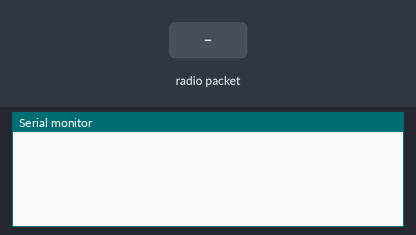
A sketch run on a simulated Arduino Uno, built with avr-gcc and run on an emulated ATmega328P. Shown: the last lines printed to the serial monitor. The test bench sets the inputs (shaded band). No radio packets arrive unless stated.

Above: at 1.2 s.
1.3 s: radio packet "1" arrives
At 2.1 s:
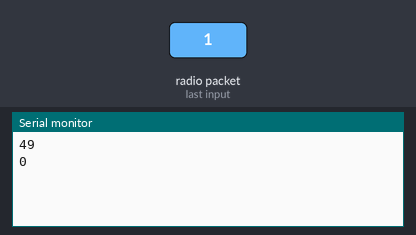
2.8 s: radio packet "0" arrives
At 3.2 s:
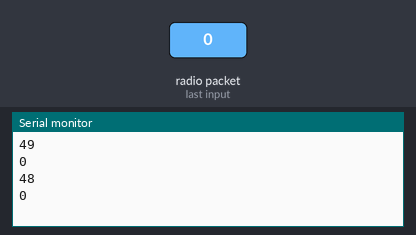
4.3 s: radio packet "2" arrives
At 5.6 s:
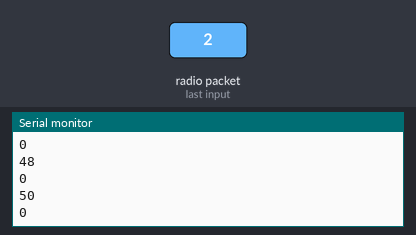
Timing chart, 0 to 7.3 s (numbered marks = the images above; inputs shaded):
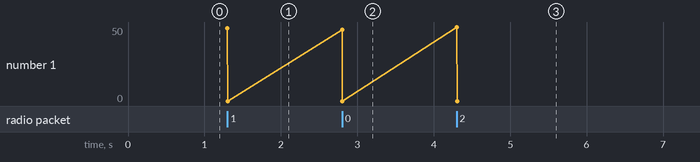

The sketch:

porject_iot_temp_sensor_device_2.ino
```cpp
#include <SPI.h>
#include <nRF24L01.h>
#include <RF24.h>

RF24 radio(7,8);
const byte address[6] = "00001";
int t=0,h=0;
void setup() {
  // put your setup code here, to run once:
  Serial.begin(9600);
  radio.begin();
  radio.openReadingPipe(0, address);
  radio.setPALevel(RF24_PA_MIN);
  radio.startListening();
}
void loop() {
  // put your main code here, to run repeatedly:
  if (radio.available()) {
    char buff[32] = "";
    radio.read(&buff, sizeof(buff));
    t=buff[0];
    h=buff[1];
    Serial.println(t);
    Serial.println(h);
  }
}
```

Measured:
- after the input at 1.3 s, the serial monitor: prints a new line at once (image 1)
- after the input at 2.8 s, the serial monitor: prints a new line at once (image 2)
- after the input at 4.3 s, the serial monitor: prints a new line at once (image 3)
